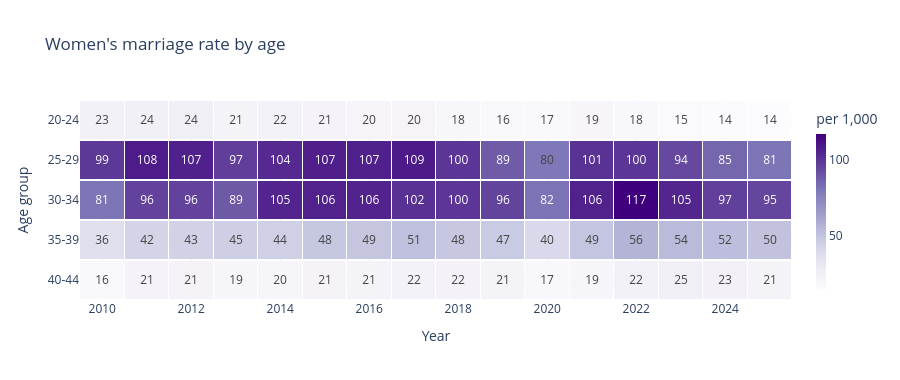

Here is the notebook cell this chart was saved with:
### Markdown cell above
## Figure 1 — Women's marriage rate by age

### Code cell
z = s[list(RATES)].dropna(how="all").T

fig = go.Figure(go.Heatmap(
    z=z.values,
    x=z.columns,
    y=list(RATES.values()),
    colorscale="Purples",
    xgap=1, ygap=2,
    text=np.round(z.values, 0),
    texttemplate="%{text:.0f}",
    colorbar=dict(title="per 1,000", thickness=10),
    hovertemplate="Age %{y}, %{x}: %{z:.1f}<extra></extra>"
))
fig.update_layout(
    title="Women's marriage rate by age",
    template="plotly_white",
    height=380
)
fig.update_yaxes(autorange="reversed", title_text="Age group")
fig.update_xaxes(title_text="Year")
fig.show()

### Figure 1 — Plotly figure (JSON) as saved in the notebook; plotly's stock layout.template omitted (floating-point values rounded to 4 significant figures)
{"data": [{"colorbar": {"thickness": 10, "title": {"text": "per 1,000"}}, "colorscale": [[0.0, "rgb(252,251,253)"], [0.125, "rgb(239,237,245)"], [0.25, "rgb(218,218,235)"], [0.375, "rgb(188,189,220)"], [0.5, "rgb(158,154,200)"], [0.625, "rgb(128,125,186)"], [0.75, "rgb(106,81,163)"], [0.875, "rgb(84,39,143)"], [1.0, "rgb(63,0,125)"]], "hovertemplate": "Age %{y}, %{x}: %{z:.1f}<extra></extra>", "text": [[23.0, 24.0, 24.0, 21.0, 22.0, 21.0, 20.0, 20.0, 18.0, 16.0, 17.0, 19.0, 18.0, 15.0, 14.0, 14.0], [99.0, 108.0, 107.0, 97.0, 104.0, 107.0, 107.0, 109.0, 100.0, 89.0, 80.0, 101.0, 100.0, 94.0, 85.0, 81.0], [81.0, 96.0, 96.0, 89.0, 105.0, 106.0, 106.0, 102.0, 100.0, 96.0, 82.0, 106.0, 117.0, 105.0, 97.0, 95.0], [36.0, 42.0, 43.0, 45.0, 44.0, 48.0, 49.0, 51.0, 48.0, 47.0, 40.0, 49.0, 56.0, 54.0, 52.0, 50.0], [16.0, 21.0, 21.0, 19.0, 20.0, 21.0, 21.0, 22.0, 22.0, 21.0, 17.0, 19.0, 22.0, 25.0, 23.0, 21.0]], "texttemplate": "%{text:.0f}", "type": "heatmap", "x": [2010, 2011, 2012, 2013, 2014, 2015, 2016, 2017, 2018, 2019, 2020, 2021, 2022, 2023, 2024, 2025], "xgap": 1, "y": ["20-24", "25-29", "30-34", "35-39", "40-44"], "ygap": 2, "z": [[22.6, 23.5, 24.4, 21.3, 22.3, 20.9, 19.9, 19.8, 18.4, 16.4, 16.7, 18.8, 17.6, 15.3, 14.4, 13.7], [99.0, 108.0, 106.7, 97.4, 103.8, 107.2, 106.8, 108.8, 99.8, 88.6, 79.9, 100.9, 99.7, 93.9, 85.0, 80.9], [81.0, 96.0, 96.2, 89.2, 105.3, 106.5, 105.8, 101.6, 100.0, 95.5, 81.6, 106.4, 117.4, 104.9, 96.6, 94.9], [36.3, 42.4, 43.2, 44.6, 44.3, 48.2, 48.9, 51.2, 48.0, 46.8, 39.9, 49.0, 56.0, 53.6, 52.1, 50.2], [16.2, 20.7, 21.0, 19.4, 19.5, 21.1, 21.3, 22.4, 22.0, 21.4, 17.3, 19.2, 22.5, 24.9, 23.0, 21.2]]}], "layout": {"height": 380, "title": {"text": "Women's marriage rate by age"}, "xaxis": {"title": {"text": "Year"}}, "yaxis": {"autorange": "reversed", "title": {"text": "Age group"}}}}
